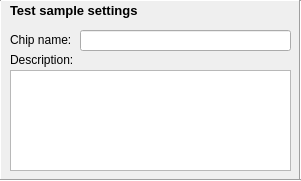
   <widget class="QWidget" name="widget_43" native="true">
    <property name="geometry">
     <rect>
      <x>0</x>
      <y>670</y>
      <width>301</width>
      <height>181</height>
     </rect>
    </property>
    <widget class="Line" name="line_66">
     <property name="geometry">
      <rect>
       <x>0</x>
       <y>-10</y>
       <width>301</width>
       <height>21</height>
      </rect>
     </property>
     <property name="orientation">
      <enum>Qt::Horizontal</enum>
     </property>
    </widget>
    <widget class="Line" name="line_67">
     <property name="geometry">
      <rect>
       <x>0</x>
       <y>-10</y>
       <width>301</width>
       <height>21</height>
      </rect>
     </property>
     <property name="orientation">
      <enum>Qt::Horizontal</enum>
     </property>
    </widget>
    <widget class="Line" name="line_68">
     <property name="geometry">
      <rect>
       <x>-10</x>
       <y>0</y>
       <width>20</width>
       <height>181</height>
      </rect>
     </property>
     <property name="orientation">
      <enum>Qt::Vertical</enum>
     </property>
    </widget>
    <widget class="Line" name="line_69">
     <property name="geometry">
      <rect>
       <x>290</x>
       <y>0</y>
       <width>20</width>
       <height>181</height>
      </rect>
     </property>
     <property name="orientation">
      <enum>Qt::Vertical</enum>
     </property>
    </widget>
    <widget class="Line" name="line_70">
     <property name="geometry">
      <rect>
       <x>0</x>
       <y>170</y>
       <width>301</width>
       <height>21</height>
      </rect>
     </property>
     <property name="orientation">
      <enum>Qt::Horizontal</enum>
     </property>
    </widget>
    <widget class="QLabel" name="label_43">
     <property name="geometry">
      <rect>
       <x>10</x>
       <y>0</y>
       <width>161</width>
       <height>21</height>
      </rect>
     </property>
     <property name="font">
      <font>
       <pointsize>10</pointsize>
       <weight>75</weight>
       <bold>true</bold>
      </font>
     </property>
     <property name="text">
      <string>Test sample settings</string>
     </property>
     <property name="textFormat">
      <enum>Qt::AutoText</enum>
     </property>
     <property name="wordWrap">
      <bool>false</bool>
     </property>
    </widget>
    <widget class="QPlainTextEdit" name="chip_desc_plain_text_input">
     <property name="geometry">
      <rect>
       <x>10</x>
       <y>70</y>
       <width>281</width>
       <height>101</height>
      </rect>
     </property>
     <property name="readOnly">
      <bool>false</bool>
     </property>
    </widget>
    <widget class="QLabel" name="label_44">
     <property name="geometry">
      <rect>
       <x>10</x>
       <y>50</y>
       <width>81</width>
       <height>20</height>
      </rect>
     </property>
     <property name="text">
      <string>Description:</string>
     </property>
    </widget>
    <widget class="QLineEdit" name="chip_name">
     <property name="geometry">
      <rect>
       <x>80</x>
       <y>30</y>
       <width>211</width>
       <height>21</height>
      </rect>
     </property>
    </widget>
    <widget class="QLabel" name="label_45">
     <property name="geometry">
      <rect>
       <x>10</x>
       <y>30</y>
       <width>61</width>
       <height>20</height>
      </rect>
     </property>
     <property name="text">
      <string>Chip name:</string>
     </property>
    </widget>
   </widget>
